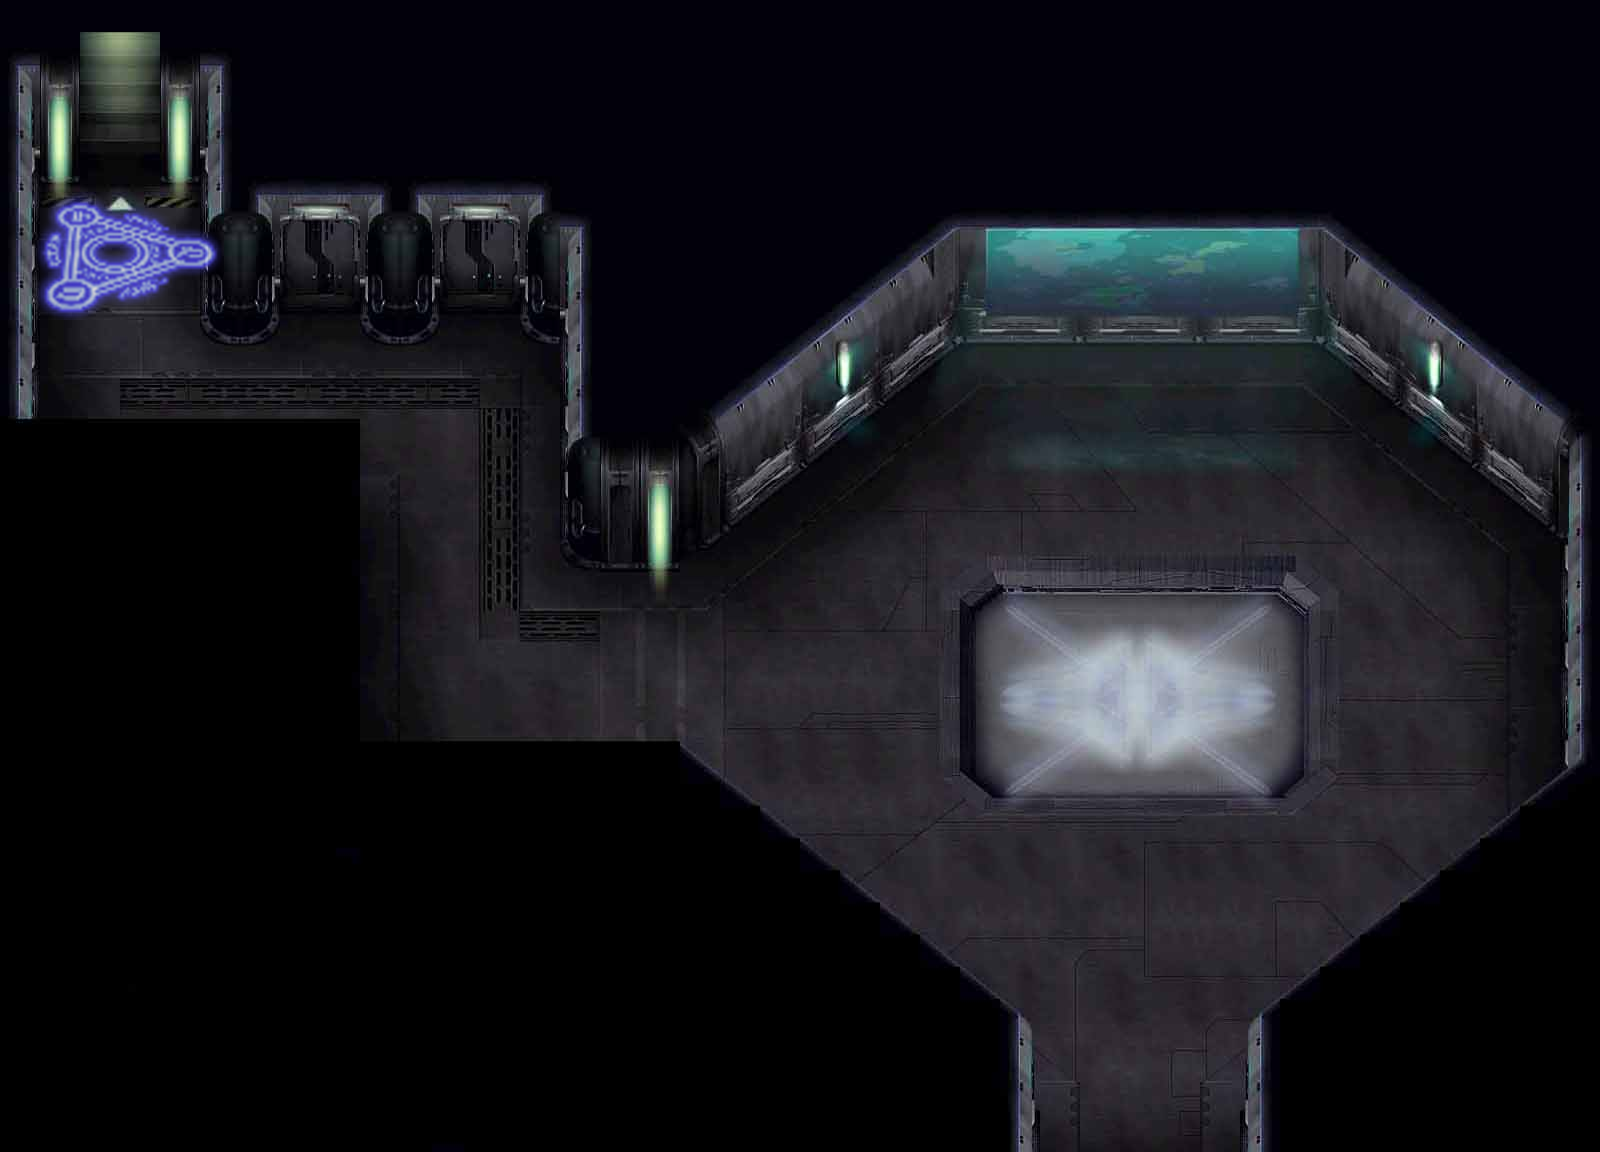

This game map was drawn from its Tiled (.tmx) file and the tilesets committed beside it. A one-line description and the trimmed map source follow:
An orthogonal 50x36 tile map with 32x32 px tiles, 3 tile layers (bg, decorate, collision), 3 tilesets and 12 objects (10x enemy, hero, boss).

<map version="1.0" orientation="orthogonal" width="50" height="36" tilewidth="32" tileheight="32">
 <tileset firstgid="1" name="level4" tilewidth="32" tileheight="32">
  <image source="level4.jpg" width="1600" height="1152" />
 </tileset>
 <tileset firstgid="1801" name="blank" tilewidth="32" tileheight="32">
  <image source="blank.png" width="32" height="32" />
 </tileset>
 <tileset firstgid="1802" name="passArea" tilewidth="32" tileheight="32">
  <image source="passArea.png" width="192" height="128" />
 </tileset>
 <layer name="bg" width="50" height="36">
  <data>[1800 cells, 1800 non-empty, 1800 distinct tile ids]</data>
 </layer>
 <layer name="decorate" width="50" height="36">
  <data>[1800 cells, 24 non-empty, 24 distinct tile ids]</data>
 </layer>
 <layer name="collision" width="50" height="36">
  <data>[1800 cells, 175 non-empty, 1 distinct tile ids]</data>
 </layer>
 <objectgroup name="objects" width="50" height="36">
  <object name="hero" x="1126" y="1064" width="18" height="20" />
  <object name="boss" x="1124" y="682" width="26" height="22" />
  <object name="enemy" x="404" y="682" width="16" height="22" />
  <object name="enemy" x="442" y="580" width="18" height="18" />
  <object name="enemy" x="390" y="542" width="16" height="16" />
  <object name="enemy" x="468" y="434" width="12" height="24" />
  <object name="enemy" x="120" y="380" width="16" height="16" />
  <object name="enemy" x="198" y="354" width="16" height="14" />
  <object name="enemy" x="262" y="390" width="14" height="14" />
  <object name="enemy" x="326" y="358" width="16" height="16" />
  <object name="enemy" x="428" y="358" width="16" height="26" />
  <object name="enemy" x="406" y="462" width="14" height="18" />
 </objectgroup>
</map>